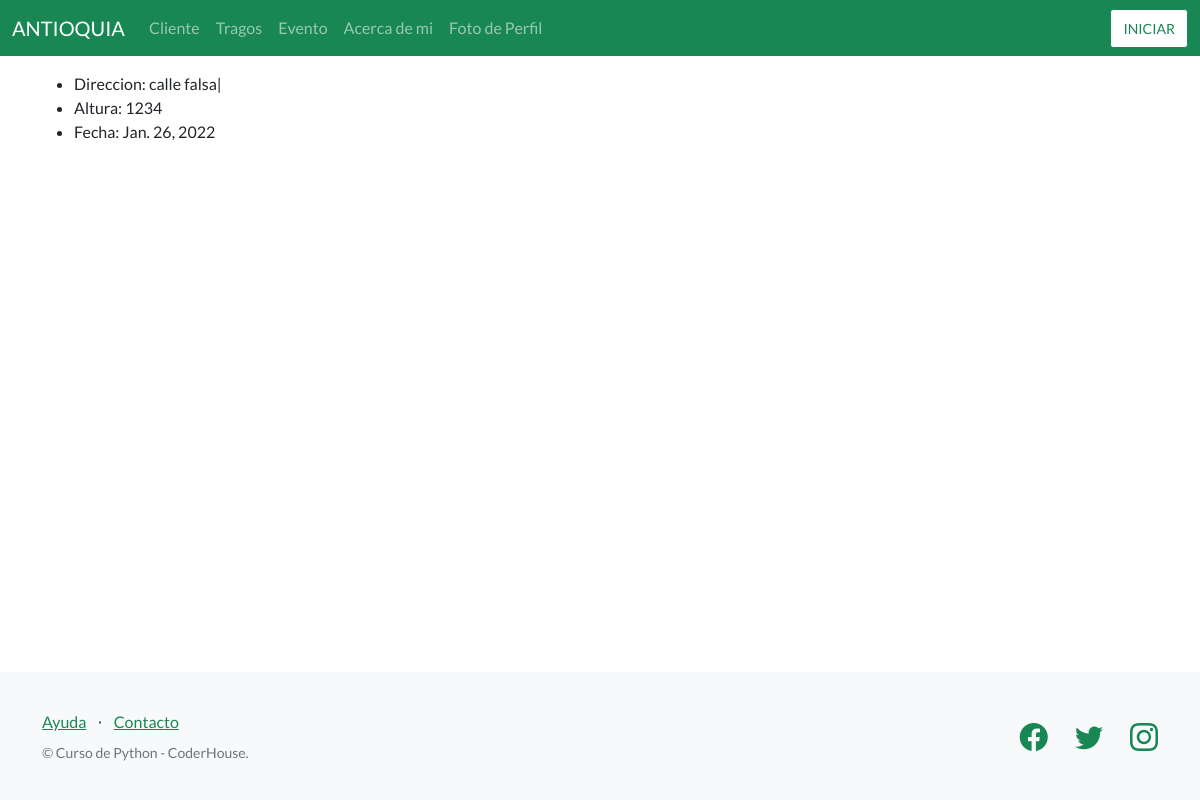
The page /coder/evento/view/11 on the database as committed earlier.
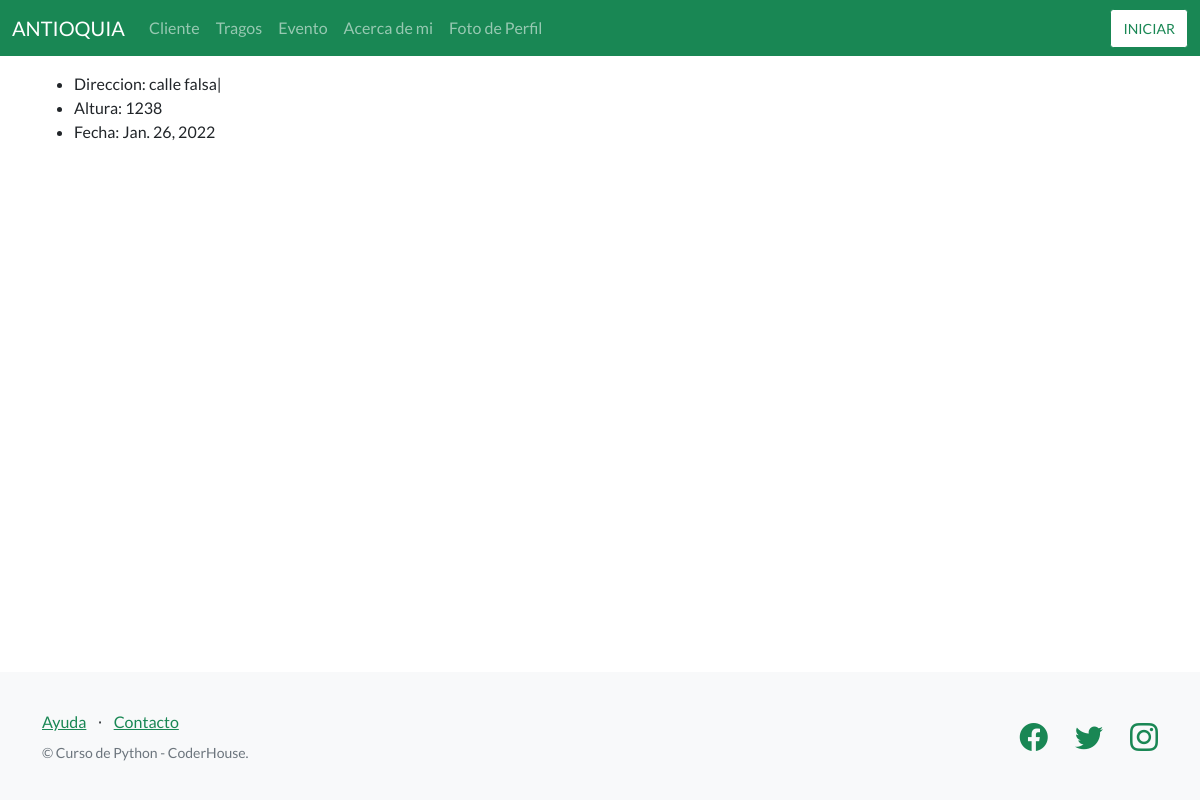
The same page on the database as committed later.
### Appcoder/models.py (models this page shows, shortened)
class Evento(Model):
    direccion = CharField(max_length=40)
    altura = IntegerField()
    fecha_evento = DateField()

### Appcoder/views.py (the view)
# urls.py: path('evento/view/<pk>', EventoDetailView.as_view(), name = 'evento_view'),
class EventoDetailView(DetailView):
    model = Evento
    template_name= 'Appcoder/ver_evento.html'

### templates/Appcoder/ver_evento.html (shortened to what this page needs)
{% extends 'Appcoder/padre.html' %}
{% block contenidoQueCambia %}
    <ul>
        <li>Direccion: {{evento.direccion}}</li>
        <li>Altura: {{evento.altura}}</li>
        <li>Fecha: {{evento.fecha_evento}}</li>
    </ul>
{% endblock %}

Rows that differ between the two databases and show on the page:
changed Evento "calle falsa|": altura "1234" → "1238"
